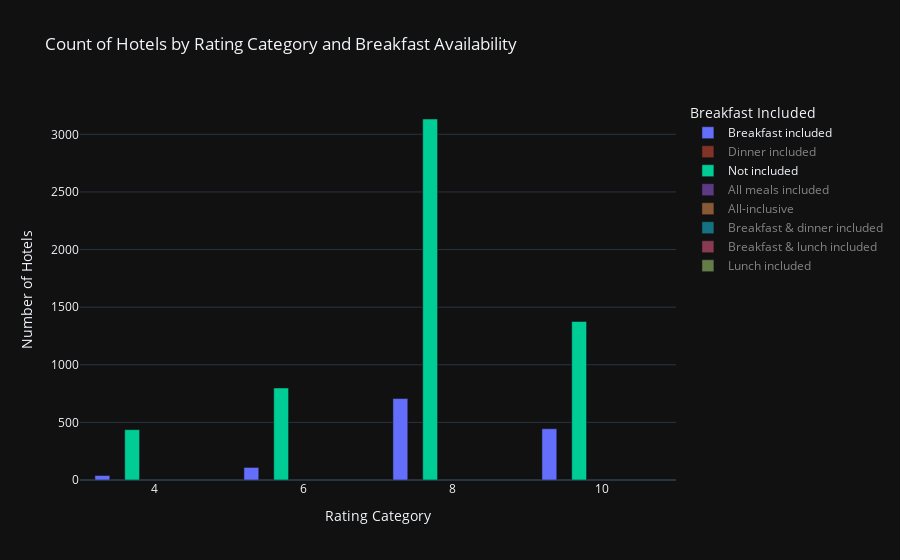

The cell this chart's notebook holds for it:
### Markdown cell above
### Free Cancellation Policy is also not affecting the Ratings

### Code cell
import plotly.express as px



# Categorize ratings with new intervals
def categorize_rating(avg_rating):
    if avg_rating <= 4:
        return 4
    elif avg_rating <= 6:
        return 6
    elif avg_rating <= 8:
        return 8
    else:
        return 10

# Add a new column for rating categories
df['Rating_Category'] = df['Rating'].apply(categorize_rating)


rating_summary = df.groupby(['Rating_Category', 'Breakfast']).size().reset_index(name='Count')


fig = px.bar(
    rating_summary,
    x='Rating_Category',
    y='Count',
    color='Breakfast', 
    title='Count of Hotels by Rating Category and Breakfast Availability',
    labels={
        'Rating_Category': 'Rating Category',
        'Count': 'Number of Hotels',
        'Breakfast': 'Breakfast Included'
    },
    barmode='group',
    template='plotly_dark'
)


fig.update_layout(
    xaxis_title="Rating Category",
    yaxis_title="Number of Hotels",
)

fig.show()

### Figure 1 — Plotly figure (JSON) as saved in the notebook; plotly's stock layout.template omitted (floating-point values rounded to 4 significant figures)
{"data": [{"alignmentgroup": "True", "hovertemplate": "Breakfast Included=Breakfast included<br>Rating Category=%{x}<br>Number of Hotels=%{y}<extra></extra>", "legendgroup": "Breakfast included", "marker": {"color": "#636efa", "pattern": {"shape": ""}}, "name": "Breakfast included", "offsetgroup": "Breakfast included", "orientation": "v", "showlegend": true, "textposition": "auto", "type": "bar", "visible": true, "x": [4, 6, 8, 10], "xaxis": "x", "y": [39, 109, 707, 445], "yaxis": "y"}, {"alignmentgroup": "True", "hovertemplate": "Breakfast Included=Dinner included<br>Rating Category=%{x}<br>Number of Hotels=%{y}<extra></extra>", "legendgroup": "Dinner included", "marker": {"color": "#EF553B", "pattern": {"shape": ""}}, "name": "Dinner included", "offsetgroup": "Dinner included", "orientation": "v", "showlegend": true, "textposition": "auto", "type": "bar", "visible": "legendonly", "x": [4, 6], "xaxis": "x", "y": [1, 1], "yaxis": "y"}, {"alignmentgroup": "True", "hovertemplate": "Breakfast Included=Not included<br>Rating Category=%{x}<br>Number of Hotels=%{y}<extra></extra>", "legendgroup": "Not included", "marker": {"color": "#00cc96", "pattern": {"shape": ""}}, "name": "Not included", "offsetgroup": "Not included", "orientation": "v", "showlegend": true, "textposition": "auto", "type": "bar", "visible": true, "x": [4, 6, 8, 10], "xaxis": "x", "y": [437, 799, 3133, 1376], "yaxis": "y"}, {"alignmentgroup": "True", "hovertemplate": "Breakfast Included=All meals included<br>Rating Category=%{x}<br>Number of Hotels=%{y}<extra></extra>", "legendgroup": "All meals included", "marker": {"color": "#ab63fa", "pattern": {"shape": ""}}, "name": "All meals included", "offsetgroup": "All meals included", "orientation": "v", "showlegend": true, "textposition": "auto", "type": "bar", "visible": "legendonly", "x": [8, 10], "xaxis": "x", "y": [2, 1], "yaxis": "y"}, {"alignmentgroup": "True", "hovertemplate": "Breakfast Included=All-inclusive<br>Rating Category=%{x}<br>Number of Hotels=%{y}<extra></extra>", "legendgroup": "All-inclusive", "marker": {"color": "#FFA15A", "pattern": {"shape": ""}}, "name": "All-inclusive", "offsetgroup": "All-inclusive", "orientation": "v", "showlegend": true, "textposition": "auto", "type": "bar", "visible": "legendonly", "x": [8, 10], "xaxis": "x", "y": [2, 1], "yaxis": "y"}, {"alignmentgroup": "True", "hovertemplate": "Breakfast Included=Breakfast & dinner included<br>Rating Category=%{x}<br>Number of Hotels=%{y}<extra></extra>", "legendgroup": "Breakfast & dinner included", "marker": {"color": "#19d3f3", "pattern": {"shape": ""}}, "name": "Breakfast & dinner included", "offsetgroup": "Breakfast & dinner included", "orientation": "v", "showlegend": true, "textposition": "auto", "type": "bar", "visible": "legendonly", "x": [8, 10], "xaxis": "x", "y": [5, 1], "yaxis": "y"}, {"alignmentgroup": "True", "hovertemplate": "Breakfast Included=Breakfast & lunch included<br>Rating Category=%{x}<br>Number of Hotels=%{y}<extra></extra>", "legendgroup": "Breakfast & lunch included", "marker": {"color": "#FF6692", "pattern": {"shape": ""}}, "name": "Breakfast & lunch included", "offsetgroup": "Breakfast & lunch included", "orientation": "v", "showlegend": true, "textposition": "auto", "type": "bar", "visible": "legendonly", "x": [8], "xaxis": "x", "y": [1], "yaxis": "y"}, {"alignmentgroup": "True", "hovertemplate": "Breakfast Included=Lunch included<br>Rating Category=%{x}<br>Number of Hotels=%{y}<extra></extra>", "legendgroup": "Lunch included", "marker": {"color": "#B6E880", "pattern": {"shape": ""}}, "name": "Lunch included", "offsetgroup": "Lunch included", "orientation": "v", "showlegend": true, "textposition": "auto", "type": "bar", "visible": "legendonly", "x": [8], "xaxis": "x", "y": [1], "yaxis": "y"}], "layout": {"autosize": true, "barmode": "group", "legend": {"title": {"text": "Breakfast Included"}, "tracegroupgap": 0}, "title": {"text": "Count of Hotels by Rating Category and Breakfast Availability"}, "xaxis": {"anchor": "y", "autorange": false, "domain": [0, 1], "range": [3, 11], "title": {"text": "Rating Category"}, "type": "linear"}, "yaxis": {"anchor": "x", "autorange": false, "domain": [0, 1], "range": [0, 3298.0], "title": {"text": "Number of Hotels"}, "type": "linear"}}}
